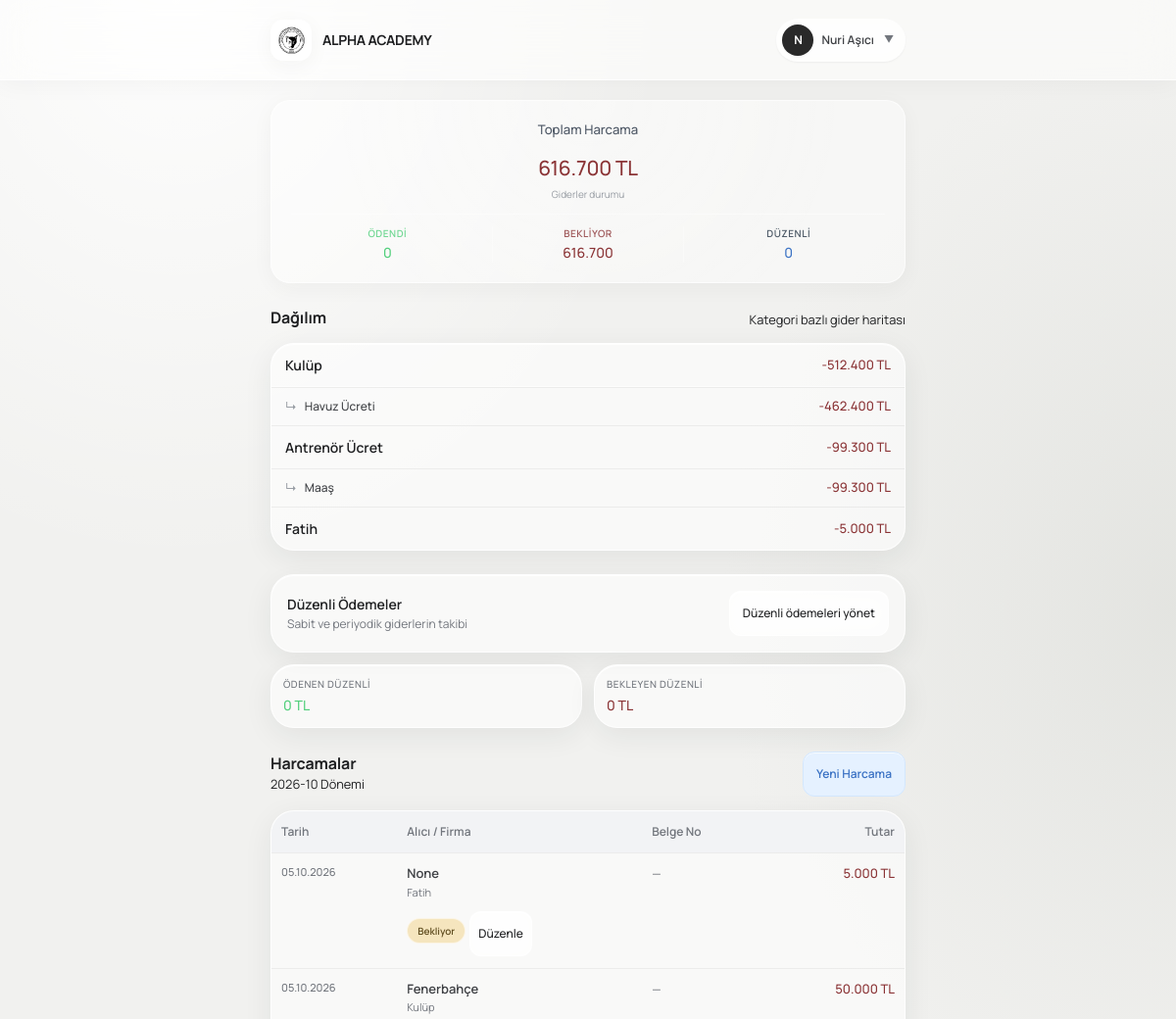
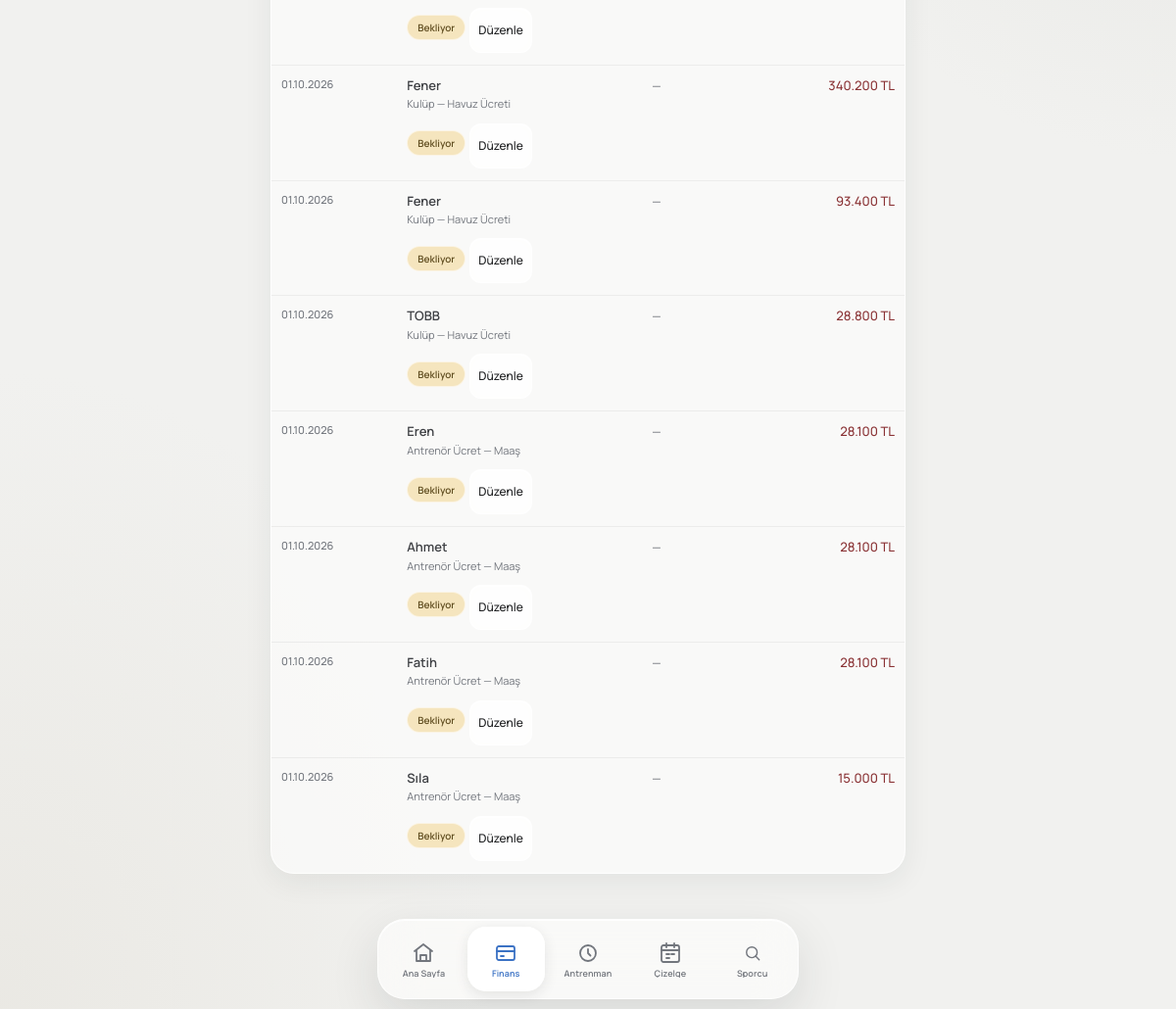
The page /finance/expenses/ (signed in) on the database its author committed (2 pictures, top to bottom).
### users/models.py (models this page shows, shortened)
class User(AbstractUser):
    class Role(models.TextChoices):
        PARENT = 'parent', 'Veli'
        ADMIN = 'admin', 'Yönetici'
        COACH = 'coach', 'Antrenör'
        FINANCE = 'finance', 'Mali İşler'
    email = models.EmailField(unique=True, verbose_name="E-posta Adresi")
    role = models.CharField(
        max_length=20,
        choices=Role.choices,
        default=Role.PARENT,
        verbose_name="Kullanıcı Rolü"
    )
    phone_number = models.CharField(max_length=15, blank=True, null=True, verbose_name="Telefon Numarası")
    tc_identity = models.CharField(max_length=11, blank=True, null=True, verbose_name="T.C. Kimlik No")
    USERNAME_FIELD = 'username'
    REQUIRED_FIELDS = ['email', 'first_name', 'last_name']
    class Meta:
        verbose_name = "Kullanıcı"
        verbose_name_plural = "Kullanıcılar"
    @property
    def is_club_admin(self):
        return self.role == self.Role.ADMIN
    @property
    def is_coach(self):
        return self.role == self.Role.COACH

### finance/models.py (models this page shows, shortened)
class ExpenseCategory(models.Model):
    name = models.CharField(max_length=100, verbose_name="Kategori Adı")
    parent = models.ForeignKey(
        'self',
        on_delete=models.SET_NULL,
        null=True,
        blank=True,
        related_name='children',
        verbose_name="Üst Kategori",
    )
    description = models.TextField(blank=True, null=True, verbose_name="Açıklama")
    class Meta:
        verbose_name = "Gider Kategorisi"
        verbose_name_plural = "Gider Kategorileri"

class Expense(models.Model):
    STATUS_CHOICES = [
        ('pending', 'Bekliyor'),
        ('paid', 'Ödendi'),
        ('cancelled', 'İptal Edildi'),
    ]
    category = models.ForeignKey(
        ExpenseCategory,
        on_delete=models.SET_NULL,
        null=True,
        related_name='expenses',
        verbose_name="Kategori"
    )
    regular_expense = models.ForeignKey(
        'RegularExpense',
        on_delete=models.SET_NULL,
        null=True,
        blank=True,
        related_name='generated_expenses',
        verbose_name="Düzenli gider kaynağı"
    )
    amount = models.IntegerField(verbose_name="Tutar (TL)")
    status = models.CharField(
        max_length=20,
        choices=STATUS_CHOICES,
        default='pending',
        verbose_name="Gider Durumu",
    )
    reciever = models.CharField(
        null=True,
        blank=True,
        max_length=200,
        verbose_name="Alıcı / Firma / Kişi")
    expense_date = models.DateField(verbose_name="Harcama Tarihi")
    is_active = models.BooleanField(default=True, verbose_name="Aktif mi?")
    period = models.CharField(
        max_length=7,
        db_index=True,
        help_text="Format: YYYY-MM (Örn: 2026-08)",
        verbose_name="Ait Olduğu Dönem"
    )
    receipt_no = models.CharField(max_length=100, blank=True, null=True, verbose_name="Fatura / Fiş / Dekont No")
    notes = models.TextField(blank=True, null=True, verbose_name="Açıklama / Detay")
    created_by = models.ForeignKey(
        settings.AUTH_USER_MODEL,
        on_delete=models.SET_NULL,
        null=True,
        verbose_name="Kaydı Oluşturan"
    )
    created_at = models.DateTimeField(auto_now_add=True)
    updated_at = models.DateTimeField(auto_now=True)
    class Meta:
        verbose_name = "Gider Kaydı"
        verbose_name_plural = "Gider Kayıtları"
        ordering = ['updated_at']

### finance/views.py (the view)
# urls.py: path('expenses/', views.expense_list, name='expense-list'),
@login_required
def expense_list(request):
    period = request.GET.get('period', date.today().strftime('%Y-%m'))
    category_id = request.GET.get('category', '')
    query = request.GET.get('q', '').strip()
    expenses = get_expenses_for_period(period, category_id, query)
    expense_summary = get_expense_summary(period)
    regular_expense_summary = get_regular_expense_summary(period)
    context = {
        'period': period,
        'expenses': expenses,
        'categories': ExpenseCategory.objects.all().order_by('name'),
        'selected_category': category_id,
        'query': query,
        'expense_summary': expense_summary,
        'regular_expense_summary': regular_expense_summary,
        'today': date.today(),
    }
    return render(request, 'finance/expenses.html', context)

### finance/views.py (called while the page is built)
def get_period_bounds(period):
    try:
        period_start = datetime.strptime(period, '%Y-%m').date()
    except (TypeError, ValueError):
        period_start = date.today().replace(day=1)
    period_end = period_start.replace(
        day=calendar.monthrange(period_start.year, period_start.month)[1]
    )
    return period_start, period_end

def get_regular_expense_summary(period=None):
    period = period or date.today().strftime('%Y-%m')
    period_start, period_end = get_period_bounds(period)
    active_expenses = RegularExpense.objects.filter(
        start_date__lte=period_end
    ).filter(
        Q(end_date__isnull=True) | Q(end_date__gte=period_start)
    )
    paid_expenses = Expense.objects.filter(
        regular_expense__in=active_expenses,
        is_active=True,
        status='paid',
        period=period,
    )
    regular_total = active_expenses.aggregate(total=Sum('amount'))['total'] or 0
    paid_total = paid_expenses.aggregate(total=Sum('amount'))['total'] or 0
    return {
        'regular_total': regular_total,
        'regular_paid_total': paid_total,
        'regular_pending_total': regular_total - paid_total,
    }

### templates/finance/expenses.html (shortened to what this page needs)
{% extends "base.html" %}
{% block content %}
    <div class="dashboard">
        {% include "finance/partials/_expense_summary.html" %}
        <section class="ui-section mt-6">
            <div class="ui-section-header">
                <div>
                    <h2 class="ui-section-title">Harcamalar</h2>
                    <span class="ui-section-description">{{ period }} Dönemi</span>
                </div>
                <button
                    type="button"
                    class="ui-btn ui-btn-primary ui-btn-sm"
                    hx-get="{% url 'expense-create' %}?period={{ expense_period }}&dashboard=1"
                    hx-target="#modal-container"
                    hx-swap="innerHTML"
                >Yeni Harcama</button>
            </div>
            <div class="ui-card overflow-hidden mt-3">
                <table class="ui-table" id="expense-list">
                    <thead>
                        <tr class="bg-[var(--ui-surface-2)] border-b border-[var(--ui-border-dark)]">
                            <th class="ui-table-cell font-semibold text-[var(--ui-muted)] text-left">Tarih</th>
                            <th class="ui-table-cell font-semibold text-[var(--ui-muted)] text-left">Alıcı / Firma</th>
                            <th class="ui-table-cell font-semibold text-[var(--ui-muted)] text-left ui-table-cell-receipt">Belge No</th>
                            <th class="ui-table-cell font-semibold text-[var(--ui-muted)] text-right">Tutar</th>
                        </tr>
                    </thead>
                    <tbody>
                        {% for expense in expenses %}
                            {% include "finance/partials/_expense_row.html" %}
                        {% endfor %}
                    </tbody>
                </table>
            </div>
        </section>
    </div>
{% endblock %}

### templates/components/app/topbar.html (shortened to what this page needs)
{% load static %}
<div class="app-topbar">
    <div class="app-topbar-inner">
        <a href="/" class="app-brand hover:opacity-90 transition-opacity">
            <div class="app-brand-logo flex items-center justify-center font-black text-xs text-[var(--ui-primary-text)] bg-[var(--ui-primary)]">
                <img src="/media/logos/new_logo.png" alt="Alpha Academy Logo" class="w-full h-full object-cover" />
            </div>
            <div class="min-w-0">
                <span class="app-brand-name">ALPHA ACADEMY</span>
            </div>
        </a>
        {% if request.user.is_authenticated %}
            <div class="app-topbar-actions relative" id="topbar-user-dropdown-wrapper">
                <button type="button"
                        class="flex items-center gap-2 p-1.5 pr-3 rounded-full bg-white/60 hover:bg-white/90 border border-[var(--ui-border-dark)] backdrop-blur-md shadow-sm transition-all active:scale-[0.98]"
                        onclick="document.getElementById('topbar-user-dropdown').classList.toggle('hidden')">
                    <div class="w-8 h-8 rounded-full bg-[var(--ui-dark)] text-white text-xs font-bold flex items-center justify-center shadow-sm shrink-0">
                        {% if request.user.first_name %}
                            {{ request.user.first_name|first|upper }}
                        {% else %}
                            {{ request.user.username|first|upper }}
                        {% endif %}
                    </div>
                    <span class="hidden sm:inline text-xs font-semibold text-[var(--ui-text-soft)]">
                        {% if request.user.get_full_name %}
                            {{ request.user.get_full_name }}
                        {% else %}
                            {{ request.user.username }}
                        {% endif %}
                    </span>
                    <span class="text-[10px] text-[var(--ui-muted)] ml-0.5">▼</span>
                </button>
            </div>
        {% endif %}
    </div>
</div>

### templates/finance/partials/_expense_summary.html
<div class="profile-hero-card mb-6">
    <div class="profile-hero-content py-1">
        <span class="profile-hero-subtitle m-0">Toplam Harcama</span>
        <h2 class="profile-hero-name text-3xl my-1 ui-text-danger font-bold">
            {{ expense_summary.total_expense|floatformat:0 }} TL
        </h2>
        <span class="text-[10px] text-[var(--ui-subtle)]">Giderler durumu</span>
        <div class="w-full h-px bg-white/40 my-3"></div>
        <div class="grid grid-cols-3 gap-2 w-full text-center">
            <div class="flex flex-col items-center">
                <span class="text-[10px] uppercase tracking-wider font-semibold text-[var(--ui-success-text)] opacity-80">Ödendi</span>
                <span class="text-sm font-bold ui-text-success mt-0.5">
                    {{ expense_summary.paid_expense_total|floatformat:0 }}
                </span>
            </div>
            <div class="flex flex-col items-center border-x border-white/30 px-1">
                <span class="text-[10px] uppercase tracking-wider font-semibold text-[var(--ui-danger-text)] opacity-80">Bekliyor</span>
                <span class="text-sm font-bold ui-text-danger mt-0.5">
                    {{ expense_summary.pending_expense_total|floatformat:0 }}
                </span>
            </div>
            <div class="flex flex-col items-center">
                <span class="text-[10px] uppercase tracking-wider font-semibold text-[var(--ui-primary-text)] opacity-80">Düzenli</span>
                <span class="text-sm font-bold ui-text-primary mt-0.5">
                    {{ regular_expense_summary.regular_paid_total|floatformat:0 }}
                </span>
            </div>
        </div>
    </div>
</div>
<section class="ui-section mt-4">
    <div class="ui-section-header">
        <h3 class="ui-section-title">Dağılım</h3>
        <span class="ui-section-description">Kategori bazlı gider haritası</span>
    </div>
    <div class="ui-card divide-y divide-[var(--ui-border-dark)] mt-2">
        {% for category in expense_summary.category_totals %}
            <div class="ui-list-item {% if category.parent_name %}pl-8 bg-[var(--ui-surface-2)]/30{% endif %}">
                <div class="flex items-center gap-2">
                    {% if category.parent_name %}
                        <span class="text-[var(--ui-subtle)] text-xs">↳</span>
                        <span class="text-[var(--ui-text-soft)] text-xs font-medium">{{ category.name }}</span>
                    {% else %}
                        <span class="text-[var(--ui-text)] font-semibold">{{ category.name }}</span>
                    {% endif %}
                </div>
                <span class="ui-list-value ui-text-danger">
                    -{{ category.total|floatformat:0 }} TL
                </span>
            </div>
        {% empty %}
            <div class="ui-empty">
                <div class="ui-empty-icon">📦</div>
                <p class="ui-empty-description">Kayıt yok.</p>
            </div>
        {% endfor %}
    </div>
</section>
<section class="ui-section mt-6">
    <div class="ui-card p-4 flex flex-col sm:flex-row sm:items-center sm:justify-between gap-3 bg-[var(--ui-surface-2)] border border-[var(--ui-border-dark)]">
        <div class="flex flex-col">
            <h4 class="text-sm font-semibold text-[var(--ui-text)] m-0">Düzenli Ödemeler</h4>
            <span class="text-xs text-[var(--ui-muted)] mt-0.5">Sabit ve periyodik giderlerin takibi</span>
        </div>
        <a href="#" class="ui-btn ui-btn-sm ui-btn-secondary shadow-sm text-xs shrink-0">
            Düzenli ödemeleri yönet
        </a>
    </div>
    <div class="grid grid-cols-2 gap-3 mt-3">
        <div class="ui-card p-3 flex flex-col gap-1">
            <span class="text-[10px] text-[var(--ui-muted)] font-medium uppercase tracking-wider">Ödenen Düzenli</span>
            <strong class="text-sm font-bold ui-text-success">
                {{ regular_expense_summary.regular_paid_total|floatformat:0 }} TL
            </strong>
        </div>
        <div class="ui-card p-3 flex flex-col gap-1">
            <span class="text-[10px] text-[var(--ui-muted)] font-medium uppercase tracking-wider">Bekleyen Düzenli</span>
            <strong class="text-sm font-bold ui-text-danger">
                {{ regular_expense_summary.regular_pending_total|floatformat:0 }} TL
            </strong>
        </div>
    </div>
</section>

### templates/finance/partials/_expense_row.html (shortened to what this page needs)
<tr class="ui-table-row {% if not expense.is_active %}ui-table-row-inactive{% endif %}">
    <td class="ui-table-cell ui-table-cell-date">
        <div class="ui-table-date">{{ expense.expense_date|date:'d.m.Y' }}</div>
    </td>
    <td class="ui-table-cell ui-table-cell-recipient">
        <div class="ui-table-recipient">{{ expense.reciever }}</div>
        <div class="ui-table-category">
            {% if expense.category %}
                {% if expense.category.parent %}
                    {{ expense.category.parent.name }} — {{ expense.category.name }}
                {% else %}
                    {{ expense.category.name }}
                {% endif %}
            {% else %}
                Kategorisiz
            {% endif %}
        </div>
        {% if expense.is_regular_source or expense.status or not expense.is_active %}
            <div class="ui-table-status">
                <span class="ui-badge
                    {% if expense.is_regular_source or expense.status == 'pending' %}ui-badge-warning
                    {% elif expense.status == 'paid' %}ui-badge-success
                    {% elif expense.status == 'cancelled' or not expense.is_active %}ui-badge-danger
                    {% else %}ui-badge-neutral{% endif %} text-[10px] px-1.5 py-0.5">
                    {% if expense.is_regular_source %}
                        Bekliyor
                    {% elif expense.status == "paid" %}
                        Ödendi
                    {% elif expense.status == "pending" %}
                        Bekliyor
                    {% elif expense.status == "cancelled" %}
                        İptal
                    {% endif %}
                </span>
                <div class="ui-table-action">
                    <a href="#" class="ui-btn ui-btn-sm {% if expense.is_regular_source %}ui-btn-primary{% else %}ui-btn-secondary{% endif %} !min-height-[26px] !py-0.5 !px-2 text-[10px]">
                        {% if expense.is_regular_source %} Ödeme Yap {% else %} Düzenle {% endif %}
                    </a>
                </div>
            </div>
        {% endif %}
    </td>
    <td class="ui-table-cell ui-table-cell-receipt text-[var(--ui-muted)] font-medium">
        {{ expense.receipt_no|default:'—' }}
    </td>
    <td class="ui-table-cell ui-table-cell-amount">
        <span class="ui-table-amount {% if expense.status == 'paid' %}ui-text-success{% elif expense.status == 'cancelled' %}ui-text-subtle line-through opacity-50{% else %}ui-text-danger{% endif %}">
            {{ expense.amount|floatformat:0 }} TL
        </span>
    </td>
</tr>

### rows shown on the page
User: user.first_name|first "N", user.get_full_name "Nuri Aşıcı"
ExpenseCategory: name "Kulüp", total "512.400"
ExpenseCategory: name "Havuz Ücreti", total "462.400"
ExpenseCategory: name "Antrenör Ücret", total "99.300"
ExpenseCategory: name "Maaş", total "99.300"
Expense: expense_date "05.10.2026", reciever "None", category.name "Fatih", status "Bekliyor", receipt_no "—", amount "5.000"
Expense: expense_date "05.10.2026", reciever "Fenerbahçe", category.name "Kulüp", status "Bekliyor", receipt_no "—", amount "50.000"
Expense: expense_date "01.10.2026", reciever "Fener", category.parent.name "Kulüp", category.name "Havuz Ücreti", status "Bekliyor", receipt_no "—", amount "340.200"
Expense: expense_date "01.10.2026", reciever "Fener", category.parent.name "Kulüp", category.name "Havuz Ücreti", status "Bekliyor", receipt_no "—", amount "93.400"
Expense: expense_date "01.10.2026", reciever "TOBB", category.parent.name "Kulüp", category.name "Havuz Ücreti", status "Bekliyor", receipt_no "—", amount "28.800"
Expense: expense_date "01.10.2026", reciever "Eren", category.parent.name "Antrenör Ücret", category.name "Maaş", status "Bekliyor", receipt_no "—", amount "28.100"
Expense: expense_date "01.10.2026", reciever "Ahmet", category.parent.name "Antrenör Ücret", category.name "Maaş", status "Bekliyor", receipt_no "—", amount "28.100"
Expense: expense_date "01.10.2026", reciever "Fatih", category.parent.name "Antrenör Ücret", category.name "Maaş", status "Bekliyor", receipt_no "—", amount "28.100"
Expense: expense_date "01.10.2026", reciever "Sıla", category.parent.name "Antrenör Ücret", category.name "Maaş", status "Bekliyor", receipt_no "—", amount "15.000"

### other values the page prints
{{ expense_summary.total_expense|floatformat:0 }} "616.700"
{{ expense_summary.paid_expense_total|floatformat:0 }} "0"
{{ expense_summary.pending_expense_total|floatformat:0 }} "616.700"
{{ regular_expense_summary.regular_paid_total|floatformat:0 }} "0"
{{ category.name }} "Fatih"
{{ category.total|floatformat:0 }} "5.000"
{{ regular_expense_summary.regular_pending_total|floatformat:0 }} "0"
{{ period }} "2026-10"
